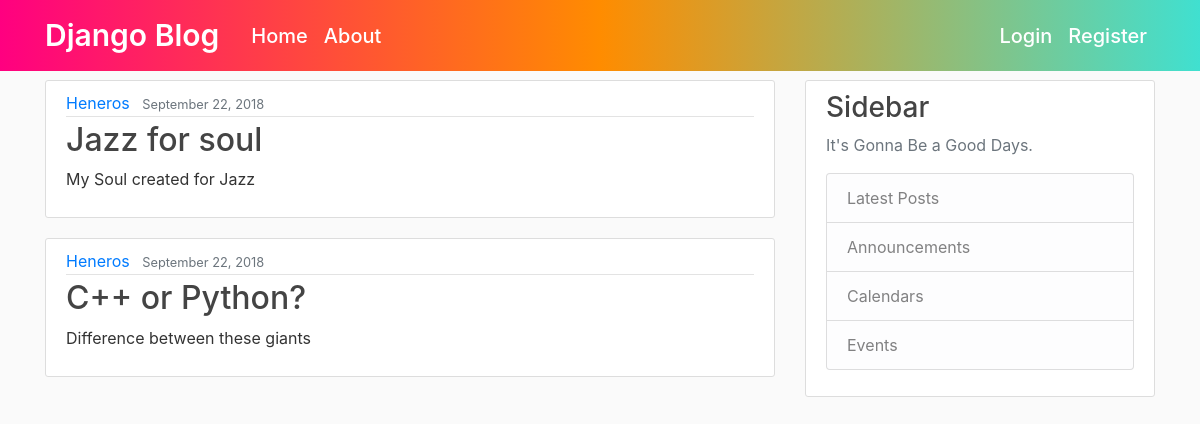
The page / on the database its author committed.
### blog/models.py (models this page shows)
class Post(models.Model):
	title = models.CharField(max_length=100)
	content = models.TextField()
	date_posted = models.DateTimeField(default=timezone.now)
	author = models.ForeignKey(User, on_delete=models.CASCADE)

### blog/views.py (the view)
# urls.py: path('', views.home, name='blog-home'),
def home(request):
	context = {
	'posts': Post.objects.all()
	}
	return render(request, 'blog/home.html', context)

### blog/templates/blog/home.html
{% extends "blog/base.html" %}
{% block content %}
    {% for post in posts %}
        <article class="media content-section">
          <div class="media-body">
            <div class="article-metadata">
              <a class="mr-2" href="#">{{ post.author }}</a>
              <small class="text-muted">{{ post.date_posted|date:"F d, Y" }}</small>
            </div>
            <h2><a class="article-title" href="#">{{ post.title }}</a></h2>
            <p class="article-content">{{ post.content }}</p>
          </div>
        </article>
    {% endfor %}
{% endblock content %}

### blog/static/blog/main.css (style rules this page uses)
body { background: #fafafa; color: #333333; margin-top: 5rem; }
h1, h2, h3, h4, h5, h6 { color: #444444; }
.content-section { background: #ffffff; padding: 10px 20px; border: 1px solid #dddddd; border-radius: 3px; margin-bottom: 20px; }
.article-title { color: #444444; }
.article-content { white-space: pre-line; }
.article-metadata { padding-bottom: 1px; margin-bottom: 4px; border-bottom: 1px solid #e3e3e3 }

### rows shown on the page
Post: author "Heneros", date_posted "September 22, 2018", title "Jazz for soul", content "My Soul created for Jazz"
Post: author "Heneros", date_posted "September 22, 2018", title "C++ or Python?", content "Difference between these giants"
